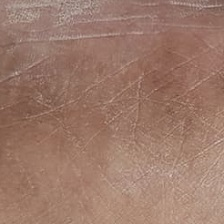
#> input picture uploads/6922ddc06074262992d24f34_20251123_161632_9.jpg, 224 x 224 px
$ python foot_detection_algorithm.py uploads/6922ddc06074262992d24f34_20251123_161632_9.jpg   (older library calls are emulated)
#> lines starting #> are read from the running program, lines starting #| are printed output that depends on the picture; after the words box and inside, x2 and y2 are one past the last pixel; in counts of white or black regions, pixels touching at a corner belong together
"""
Advanced Foot Detection Algorithm
Uses computer vision techniques to analyze if an image contains a foot
Based on anatomical features, skin analysis, and spatial patterns
"""

import cv2
import numpy as np
from scipy import ndimage
from skimage import feature, measure
from sklearn.cluster import KMeans
import torch
from PIL import Image


class FootDetectionAlgorithm:
    """
    Advanced algorithm to detect if an image contains a human foot
    Uses multiple computer vision techniques:
    1. Skin color detection
    2. Shape analysis (foot-like contours)
    3. Edge pattern analysis
    4. Texture analysis
    5. Aspect ratio and dimensional constraints
    6. Toe/heel detection
    """

    def __init__(self):
        # Skin color ranges in HSV (covers various skin tones)
        self.skin_hsv_ranges = [
            # Light skin
            {'lower': np.array([0, 20, 70]), 'upper': np.array([20, 150, 255])},
            # Medium skin
            {'lower': np.array([0, 25, 50]), 'upper': np.array([25, 170, 255])},
            # Dark skin
            {'lower': np.array([0, 30, 30]), 'upper': np.array([30, 180, 230])},
        ]

        # Skin color ranges in YCrCb (more robust for different lighting)
        self.skin_ycrcb_ranges = {
            'lower': np.array([0, 133, 77]),
            'upper': np.array([255, 173, 127])
        }

    def detect_foot(self, image_path_or_array, return_details=False):
        """
        Main detection method - analyzes if image contains a foot

        Args:
            image_path_or_array: Path to image or numpy array
            return_details: If True, returns detailed analysis

        Returns:
            is_foot (bool), confidence (float), details (dict if return_details=True)
        """
        # Load image
        if isinstance(image_path_or_array, str):
            image = cv2.imread(image_path_or_array)
            if image is None:
                pil_img = Image.open(image_path_or_array)
                image = cv2.cvtColor(np.array(pil_img), cv2.COLOR_RGB2BGR)
        else:
            image = image_path_or_array
            if len(image.shape) == 3 and image.shape[2] == 3:
                # Convert RGB to BGR for OpenCV
                image = cv2.cvtColor(image, cv2.COLOR_RGB2BGR)

        # Run all detection methods
        results = {}

        # 1. Skin detection
        skin_score, skin_ratio = self._detect_skin(image)
        results['skin_score'] = skin_score
        results['skin_ratio'] = skin_ratio

        # 2. Shape analysis
        shape_score, foot_shape_found = self._analyze_shape(image)
        results['shape_score'] = shape_score
        results['foot_shape_found'] = foot_shape_found

        # 3. Texture analysis
        texture_score = self._analyze_texture(image)
        results['texture_score'] = texture_score

        # 4. Aspect ratio check
        aspect_score = self._check_aspect_ratio(image)
        results['aspect_score'] = aspect_score

        # 5. Edge pattern analysis
        edge_score = self._analyze_edges(image)
        results['edge_score'] = edge_score

        # 6. Color distribution (check for unnatural colors)
        color_score = self._analyze_color_distribution(image)
        results['color_score'] = color_score

        # 7. Anatomical feature detection (toes, heel, arch)
        anatomy_score = self._detect_anatomical_features(image)
        results['anatomy_score'] = anatomy_score

        # Calculate overall confidence using weighted scores
        confidence = self._calculate_confidence(results)
        results['overall_confidence'] = confidence

        # Decision threshold - balanced for medical images
        is_foot = confidence >= 0.50  # 50% confidence threshold

        if return_details:
            return is_foot, confidence, results
        else:
            return is_foot, confidence

    def _detect_skin(self, image):
        """Detect skin-like regions in the image"""
        # Convert to HSV and YCrCb
        hsv = cv2.cvtColor(image, cv2.COLOR_BGR2HSV)
        ycrcb = cv2.cvtColor(image, cv2.COLOR_BGR2YCrCb)

        # Create skin masks using multiple color spaces
        skin_masks = []

        # HSV-based detection (multiple ranges for different skin tones)
        for skin_range in self.skin_hsv_ranges:
            mask = cv2.inRange(hsv, skin_range['lower'], skin_range['upper'])
            skin_masks.append(mask)

        # YCrCb-based detection
        mask_ycrcb = cv2.inRange(ycrcb, self.skin_ycrcb_ranges['lower'],
                                  self.skin_ycrcb_ranges['upper'])
        skin_masks.append(mask_ycrcb)

        # Combine masks (at least 2 methods should agree)
        combined_mask = np.zeros_like(skin_masks[0])
        for mask in skin_masks:
            combined_mask = cv2.bitwise_or(combined_mask, mask)

        # Apply morphological operations to remove noise
        kernel = cv2.getStructuringElement(cv2.MORPH_ELLIPSE, (5, 5))
        combined_mask = cv2.morphologyEx(combined_mask, cv2.MORPH_CLOSE, kernel)
        combined_mask = cv2.morphologyEx(combined_mask, cv2.MORPH_OPEN, kernel)

        # Calculate skin ratio
        skin_pixels = np.count_nonzero(combined_mask)
        total_pixels = combined_mask.size
        skin_ratio = skin_pixels / total_pixels

        # Score based on skin ratio (feet should have significant skin area)
        # Allow wide range for medical images with wounds/ulcers
        if 0.15 <= skin_ratio <= 0.97:  # Wide range for medical foot images
            skin_score = 1.0
        elif 0.10 <= skin_ratio < 0.15 or 0.97 < skin_ratio <= 0.99:
            skin_score = 0.6  # Still acceptable
        elif skin_ratio < 0.08:  # Too little skin (clearly not a foot)
            skin_score = 0.1
        else:  # Too uniform
            skin_score = 0.4

        return skin_score, skin_ratio

    def _analyze_shape(self, image):
        """Analyze if image contains foot-like shapes"""
        # Convert to grayscale
        gray = cv2.cvtColor(image, cv2.COLOR_BGR2GRAY)

        # Apply edge detection
        edges = cv2.Canny(gray, 50, 150)

        # Find contours
        contours, _ = cv2.findContours(edges, cv2.RETR_EXTERNAL, cv2.CHAIN_APPROX_SIMPLE)

        if len(contours) == 0:
            return 0.0, False

        # Get the largest contour
        largest_contour = max(contours, key=cv2.contourArea)
        area = cv2.contourArea(largest_contour)

        # Calculate contour properties
        if area < 1000:  # Too small
            return 0.2, False

        # Calculate elongation (foot-like shapes are moderately elongated)
        x, y, w, h = cv2.boundingRect(largest_contour)
        elongation = max(w, h) / min(w, h) if min(w, h) > 0 else 0

        # Feet can have various shapes (ulcers and medical crops affect this)
        if 0.8 <= elongation <= 4.0:
            shape_score = 1.0
            foot_shape_found = True
        elif 0.6 <= elongation < 0.8 or 4.0 < elongation <= 5.5:
            shape_score = 0.6
            foot_shape_found = True  # Could still be foot
        else:
            shape_score = 0.2
            foot_shape_found = False

        # Check for convexity (feet have some concave areas but not too irregular)
        hull = cv2.convexHull(largest_contour)
        hull_area = cv2.contourArea(hull)
        solidity = area / hull_area if hull_area > 0 else 0

        # Feet can have various solidities (ulcers create irregular shapes)
        if 0.50 <= solidity <= 1.0:
            shape_score *= 1.0  # Accept wide range for medical images
        elif 0.35 <= solidity < 0.50:
            shape_score *= 0.7
        else:
            shape_score *= 0.5

        return shape_score, foot_shape_found

    def _analyze_texture(self, image):
        """Analyze texture patterns (skin has characteristic texture)"""
        # Convert to grayscale
        gray = cv2.cvtColor(image, cv2.COLOR_BGR2GRAY)

        # Calculate Local Binary Pattern (LBP) for texture
        # Skin has specific texture patterns
        radius = 3
        n_points = 8 * radius

        # Simple texture variance calculation
        laplacian = cv2.Laplacian(gray, cv2.CV_64F)
        texture_variance = laplacian.var()

        # Skin texture typically has moderate variance
        if 50 <= texture_variance <= 2000:
            texture_score = 1.0
        elif 20 <= texture_variance < 50 or 2000 < texture_variance <= 5000:
            texture_score = 0.6
        else:
            texture_score = 0.3

        return texture_score

    def _check_aspect_ratio(self, image):
        """Check if aspect ratio is reasonable for a foot image"""
        h, w = image.shape[:2]
        aspect_ratio = w / h if h > 0 else 0

        # Feet can be photographed in various orientations
        # Reasonable range: 0.4 to 4.0
        if 0.4 <= aspect_ratio <= 4.0:
            return 1.0
        elif 0.2 <= aspect_ratio < 0.4 or 4.0 < aspect_ratio <= 6.0:
            return 0.5
        else:
            return 0.1  # Extremely unusual aspect ratio

    def _analyze_edges(self, image):
        """Analyze edge patterns (feet have characteristic edge patterns)"""
        # Convert to grayscale
        gray = cv2.cvtColor(image, cv2.COLOR_BGR2GRAY)

        # Detect edges
        edges = cv2.Canny(gray, 50, 150)

        # Calculate edge density
        edge_pixels = np.count_nonzero(edges)
        total_pixels = edges.size
        edge_density = edge_pixels / total_pixels

        # Feet have moderate edge density (not too sparse, not too dense)
        if 0.05 <= edge_density <= 0.30:
            edge_score = 1.0
        elif 0.02 <= edge_density < 0.05 or 0.30 < edge_density <= 0.45:
            edge_score = 0.6
        else:
            edge_score = 0.3

        return edge_score

    def _analyze_color_distribution(self, image):
        """Analyze color distribution to detect unnatural images"""
        # Convert to RGB
        rgb = cv2.cvtColor(image, cv2.COLOR_BGR2RGB)

        # Calculate color statistics
        mean_colors = rgb.mean(axis=(0, 1))
        std_colors = rgb.std(axis=(0, 1))

        r_mean, g_mean, b_mean = mean_colors
        r_std, g_std, b_std = std_colors

        # Check for unnatural color dominance
        max_mean = max(r_mean, g_mean, b_mean)
        min_mean = min(r_mean, g_mean, b_mean)
        color_range = max_mean - min_mean

        # Highly saturated single colors (like pure blue, green) are not feet
        if color_range > 80:  # Stricter threshold
            # Check for unnatural colors
            if b_mean > r_mean + 40 and b_mean > g_mean + 40:  # Too blue
                return 0.1
            if g_mean > r_mean + 35 and g_mean > b_mean + 35:  # Too green
                return 0.1
            if r_mean > g_mean + 50 and r_mean > b_mean + 50:  # Too red (graphics)
                return 0.2

        # Check color variance (very low = uniform/artificial)
        avg_std = (r_std + g_std + b_std) / 3
        if avg_std < 8:  # Too uniform (stricter)
            return 0.2
        elif avg_std < 20:
            return 0.5
        else:
            return 1.0

    def _detect_anatomical_features(self, image):
        """
        Attempt to detect anatomical features specific to feet
        (toes, heel, arch curve)
        """
        # Convert to grayscale
        gray = cv2.cvtColor(image, cv2.COLOR_BGR2GRAY)

        # Apply GaussianBlur
        blurred = cv2.GaussianBlur(gray, (5, 5), 0)

        # Detect circles (toe-like features)
        circles = cv2.HoughCircles(
            blurred,
            cv2.HOUGH_GRADIENT,
            dp=1,
            minDist=20,
            param1=50,
            param2=30,
            minRadius=5,
            maxRadius=50
        )

        # Score based on detected circular features (toes)
        anatomy_score = 0.5  # Default neutral score

        if circles is not None:
            num_circles = len(circles[0])
            # Feet typically have 1-5 visible toe-like circles
            if 1 <= num_circles <= 8:
                anatomy_score = 0.8
            elif num_circles > 8:
                anatomy_score = 0.6  # Too many might indicate other objects

        # Detect curved edges (arch of foot)
        edges = cv2.Canny(blurred, 50, 150)

        # Look for curves using Hough Line Transform
        lines = cv2.HoughLinesP(edges, 1, np.pi/180, threshold=50,
                                minLineLength=30, maxLineGap=10)

        if lines is not None and len(lines) > 5:
            # Presence of multiple lines suggests structured object
            anatomy_score = min(1.0, anatomy_score + 0.2)

        return anatomy_score

    def _calculate_confidence(self, results):
        """
        Calculate overall confidence using weighted combination of all scores

        Weights prioritize most reliable indicators:
        - Skin detection: 25% (most important for feet)
        - Shape analysis: 20%
        - Anatomical features: 15%
        - Color distribution: 15%
        - Texture: 10%
        - Edges: 10%
        - Aspect ratio: 5%
        """
        weights = {
            'skin_score': 0.25,
            'shape_score': 0.20,
            'anatomy_score': 0.15,
            'color_score': 0.15,
            'texture_score': 0.10,
            'edge_score': 0.10,
            'aspect_score': 0.05
        }

        confidence = sum(results[key] * weight for key, weight in weights.items())

        # Apply penalties for extreme cases only
        # If skin ratio is very low, penalize
        if results['skin_ratio'] < 0.08:
            confidence *= 0.5

        # Shape penalty only if clearly wrong
        if not results.get('foot_shape_found', False) and results['shape_score'] < 0.3:
            confidence *= 0.8

        # Only penalize if MANY indicators are very low (obvious non-foot)
        very_low_scores = sum(1 for key in ['skin_score', 'shape_score', 'color_score']
                             if results.get(key, 1.0) < 0.3)
        if very_low_scores >= 2:
            confidence *= 0.5  # Clear rejection for obvious non-feet

        return min(1.0, max(0.0, confidence))

    def get_rejection_reason(self, results, confidence):
        """
        Generate human-readable rejection reason based on analysis
        """
        if confidence >= 0.50:
            return None  # Not rejected

        # Find the weakest indicators
        reasons = []

        if results['skin_score'] < 0.4:
            if results['skin_ratio'] < 0.10:
                reasons.append("Insufficient skin-like regions detected")
            else:
                reasons.append("Color pattern doesn't match human skin")

        if results['color_score'] < 0.4:
            reasons.append("Unnatural color distribution (appears to be graphic/object)")

        if results['shape_score'] < 0.4:
            reasons.append("Shape doesn't match typical foot anatomy")

        if results['anatomy_score'] < 0.4:
            reasons.append("No anatomical features (toes, heel) detected")

        if results['texture_score'] < 0.4:
            reasons.append("Texture pattern inconsistent with skin")

        if results['aspect_score'] < 0.4:
            reasons.append("Image proportions unusual for foot photograph")

        if not reasons:
            reasons.append("Overall confidence too low - may not be a foot image")

        return " | ".join(reasons[:2])  # Return top 2 reasons


# Singleton instance
_foot_detector = None

def get_foot_detector():
    """Get singleton instance of foot detector"""
    global _foot_detector
    if _foot_detector is None:
        _foot_detector = FootDetectionAlgorithm()
    return _foot_detector


def analyze_foot_image(image_path_or_array):
    """
    Convenience function to analyze if image contains a foot

    Args:
        image_path_or_array: Path to image or numpy array

    Returns:
        dict with is_foot, confidence, and analysis details
    """
    detector = get_foot_detector()
    is_foot, confidence, details = detector.detect_foot(
        image_path_or_array,
        return_details=True
    )
#> in detect_foot, image is the input picture: shape (224, 224, 3); mean B, G, R 106.3, 121.5, 156.5
#> in _detect_skin, `hsv = cv2.cvtColor(image, cv2.COLOR_BGR2HSV)`: hsv: shape (224, 224, 3); mean H, S, V 9, 82.6, 156.5
#> in _detect_skin, `ycrcb = cv2.cvtColor(image, cv2.COLOR_BGR2YCrCb)`: ycrcb: shape (224, 224, 3); mean of channels 0, 1, 2 130.2, 146.7, 114.5
#> after the loop in _detect_skin, `for skin_range in self.skin_hsv_ranges:`: skin_masks = 3 items
#> the loop in _detect_skin, `for mask in skin_masks:` made 4 passes
#> in _detect_skin, `skin_pixels = np.count_nonzero(combined_mask)`: skin_pixels = 50176
#> in _detect_skin, `skin_ratio = skin_pixels / total_pixels`: skin_ratio = 1
#> in detect_foot, `skin_score, skin_ratio = self._detect_skin(image)`: skin_score = 0.4; skin_ratio = 1
#> in _analyze_shape, `gray = cv2.cvtColor(image, cv2.COLOR_BGR2GRAY)`:
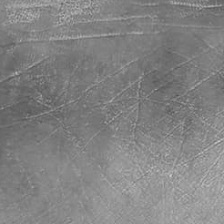
#> gray: shape (224, 224); min 80, max 204, mean 130.2
#> in _analyze_shape, `edges = cv2.Canny(gray, 50, 150)`:
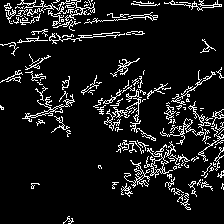
#> edges: shape (224, 224); 9.6% white in thin lines or dots
#> in _analyze_shape, `contours, _ = cv2.findContours(edges, cv2.RETR_EXTERNAL, cv2.CHAIN_APP..`: contours = 130 contours, 106 with area under 20; largest, box (x1, y1, x2, y2) and area: (144, 141, 176, 178) 210, (22, 94, 75, 122) 134, (124, 160, 150, 188) 82, (160, 118, 204, 145) 80, (17, 0, 95, 21) 78
#> in _analyze_shape, `largest_contour = max(contours, key=cv2.contourArea)`: largest_contour = contour of 226 points, box (x1, y1, x2, y2) (144, 141, 176, 178), area 210
#> in _analyze_shape, `area = cv2.contourArea(largest_contour)`: area = 209.5
#> in detect_foot, `shape_score, foot_shape_found = self._analyze_shape(image)`: shape_score = 0.2; foot_shape_found = False
#> in _analyze_texture, `laplacian = cv2.Laplacian(gray, cv2.CV_64F)`:
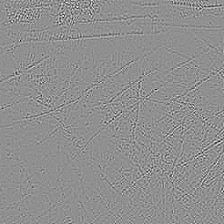
#> laplacian: shape (224, 224) float64; min -158, max 122, mean 0; drawn with min black and max white
#> in _analyze_texture, `texture_variance = laplacian.var()`: texture_variance = 294.1
#> in detect_foot, `texture_score = self._analyze_texture(image)`: texture_score = 1
#> in _analyze_edges, `edge_pixels = np.count_nonzero(edges)`: edge_pixels = 4839
#> in _analyze_edges, `edge_density = edge_pixels / total_pixels`: edge_density = 0.0964
#> in detect_foot, `edge_score = self._analyze_edges(image)`: edge_score = 1
#> in _analyze_color_distribution, `mean_colors = rgb.mean(axis=(0, 1))`: mean_colors = [156.5, 121.5, 106.3]
#> in _analyze_color_distribution, `std_colors = rgb.std(axis=(0, 1))`: std_colors = [14.22, 16.05, 16.04]
#> in _analyze_color_distribution, `r_mean, g_mean, b_mean = mean_colors`: r_mean = 156.5; g_mean = 121.5; b_mean = 106.3
#> in _analyze_color_distribution, `r_std, g_std, b_std = std_colors`: r_std = 14.22; g_std = 16.05; b_std = 16.04
#> in _analyze_color_distribution, `max_mean = max(r_mean, g_mean, b_mean)`: max_mean = 156.5
#> in _analyze_color_distribution, `min_mean = min(r_mean, g_mean, b_mean)`: min_mean = 106.3
#> in _analyze_color_distribution, `color_range = max_mean - min_mean`: color_range = 50.22
#> in _analyze_color_distribution, `avg_std = (r_std + g_std + b_std) / 3`: avg_std = 15.44
#> in detect_foot, `color_score = self._analyze_color_distribution(image)`: color_score = 0.5
#> in _detect_anatomical_features, `circles = cv2.HoughCircles( blurred, cv2.HOUGH_GRADIENT, dp=1, minDist..`: circles = [[159.5, 128.5, 42.7]]
#> in _detect_anatomical_features, `num_circles = len(circles[0])`: num_circles = 1
#> in _detect_anatomical_features, `edges = cv2.Canny(blurred, 50, 150)`:
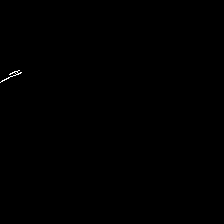
#> edges: shape (224, 224); 0.09% white in thin lines or dots, all inside (x1, y1, x2, y2) = (0, 70, 22, 83)
#> in _detect_anatomical_features, `lines = cv2.HoughLinesP(edges, 1, np.pi/180, threshold=50, minLineLeng..`: lines = None
#> in detect_foot, `anatomy_score = self._detect_anatomical_features(image)`: anatomy_score = 0.8
#> in _calculate_confidence, `confidence = sum(results[key] * weight for key, weight in weights.item..`: confidence = 0.585
#> in _calculate_confidence, `confidence *= 0.8`: confidence = 0.468
#> in _calculate_confidence, `very_low_scores = sum(1 for key in ['skin_score', 'shape_score', 'colo..`: very_low_scores = 1
#> in detect_foot, `confidence = self._calculate_confidence(results)`: confidence = 0.468
#> in detect_foot, `is_foot = confidence >= 0.50`: is_foot = False
#> is_foot = False; confidence = 0.468; details = 10 items

    rejection_reason = None
    if not is_foot:
        rejection_reason = detector.get_rejection_reason(details, confidence)
#> rejection_reason = "Shape doesn't match typical foot anatomy"

    return {
        'is_foot': is_foot,
        'confidence': confidence,
        'rejection_reason': rejection_reason,
        'details': details
    }


if __name__ == '__main__':
    """Test the foot detection algorithm"""
    import sys

    print("\n" + "="*80)
    print("🔬 Foot Detection Algorithm Test")
    print("="*80 + "\n")

    if len(sys.argv) > 1:
        # Test with provided image
        image_path = sys.argv[1]
        print(f"Analyzing: {image_path}\n")

        result = analyze_foot_image(image_path)
#> result = 4 items

        print(f"Result: {'✅ FOOT DETECTED' if result['is_foot'] else '❌ NOT A FOOT'}")
#| Result: ❌ NOT A FOOT
        print(f"Confidence: {result['confidence']*100:.1f}%")
#| Confidence: 46.8%

        if result['rejection_reason']:
            print(f"Reason: {result['rejection_reason']}")
#| Reason: Shape doesn't match typical foot anatomy

        print(f"\nDetailed Scores:")
        for key, value in result['details'].items():
            if isinstance(value, float):
                print(f"  {key}: {value:.3f}")
            else:
                print(f"  {key}: {value}")
#> this loop made 10 passes
#> (key, value) on passes 1 to 10: ('skin_score', 0.4), ('skin_ratio', 1), ('shape_score', 0.2), ('foot_shape_found', False), ('texture_score', 1), ('aspect_score', 1), ('edge_score', 1), ('color_score', 0.5), ('anatomy_score', 0.8), ('overall_confidence', 0.468)
#|   skin_score: 0.400
#|   skin_ratio: 1.000
#|   shape_score: 0.200
#|   foot_shape_found: False
#|   texture_score: 1.000
#|   aspect_score: 1.000
#|   edge_score: 1.000
#|   color_score: 0.500
#> (further printed lines are left out)
    else:
        print("Usage: python3 foot_detection_algorithm.py <image_path>")
        print("\nThis algorithm uses computer vision to detect feet based on:")
        print("  ✅ Skin color analysis")
        print("  ✅ Shape matching (elongation, contours)")
        print("  ✅ Anatomical features (toes, heel)")
        print("  ✅ Texture patterns")
        print("  ✅ Edge detection")
        print("  ✅ Color distribution")
        print("  ✅ Aspect ratio validation")
